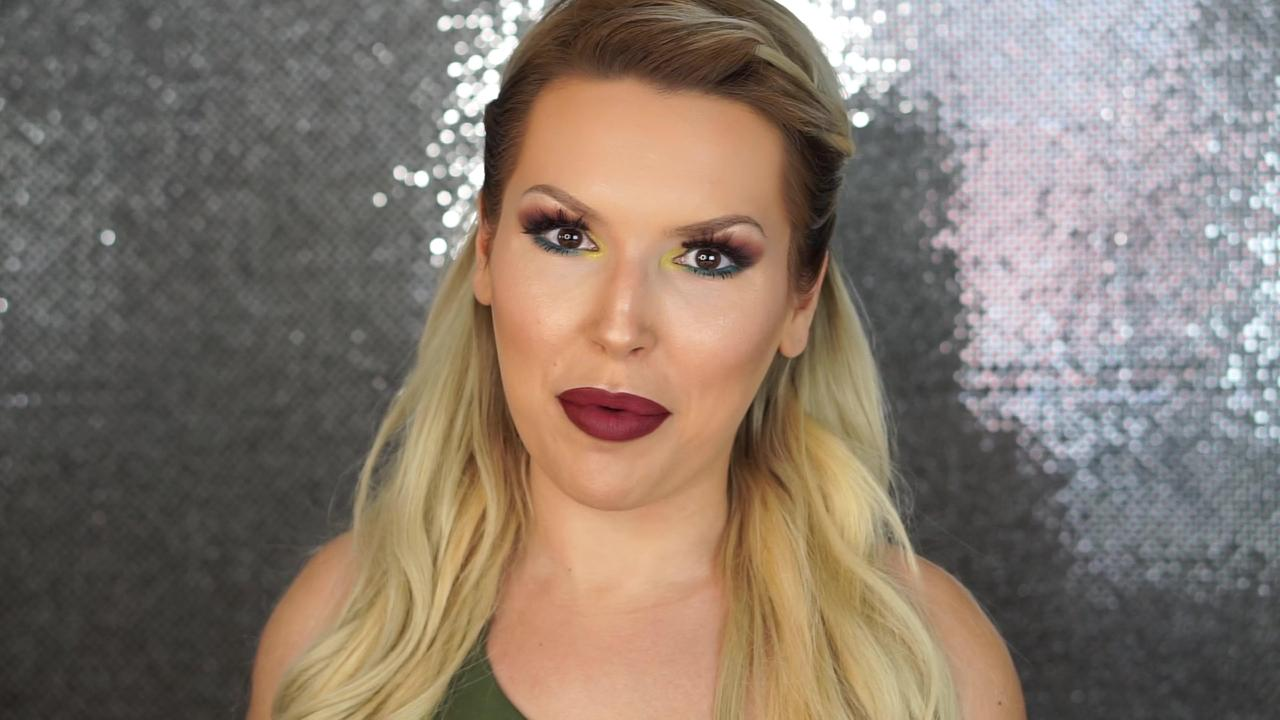
#> input picture 00000007.jpg, 1280 x 720 px, given in place of 00000001.jpg, which was not available
$ jupyter execute --allow-errors not_working_lip_detection.ipynb   (shell and % lines are left out)   (older library calls are emulated)   (text cells are left out)
#> lines starting #> are read from the running program, lines starting #| are printed output that depends on the picture; pictures that were not available may be replaced by others from this repository, and a replacement may not be noted
#> (a cell that did not finish here is left out)

[cell 2]
from google.colab import files

[cell 3]
files.upload()
#> the answer given: 00000007.jpg

[cell 4]
import os
os.getcwd()

[cell 5]
import os
os.environ['KAGGLE_CONFIG_DIR'] = '/content'

[cell 6]
from zipfile import ZipFile
import os

zip_file_path = os.path.join(os.getcwd(),'makeup-lips-segmentation-28k-samples.zip')
#> (the rest of this cell did not finish here and is left out)

[cell 7]
home_directory = os.path.join(os.getcwd(),'lip','set-lipstick-original')

current_train_directory_path = os.path.join(home_directory, '720p')
current_mask_directory_path = os.path.join(home_directory, 'mask')

dir_train_frame = os.path.join(os.getcwd(), 'lip','train_frames','train')
dir_train_mask  = os.path.join(os.getcwd(), 'lip','train_masks', 'train')
dir_val_frame   = os.path.join(os.getcwd(), 'lip','val_frames', 'val')
dir_val_mask    = os.path.join(os.getcwd(), 'lip','val_masks', 'val')

os.makedirs(dir_train_frame)
os.makedirs(dir_train_mask)
os.makedirs(dir_val_frame)
os.makedirs(dir_val_mask)

[cell 8]
import re
def rename_directory_content(path):
    for fname in os.listdir(path):
        new_name_l = re.split('(\d+)',fname)

        new_name = new_name_l[1] + new_name_l[2]
        old_path = os.path.join(path, fname)
        new_path = os.path.join(path, new_name)

        os.rename(old_path, new_path)

rename_directory_content(current_train_directory_path)
#> (the rest of this cell did not finish here and is left out)


[cell 9]
current_frame_name = [name.split('.')[0] for name in os.listdir(current_train_directory_path)]
#> (the rest of this cell did not finish here and is left out)

[cell 10]
import shutil
#> (the rest of this cell did not finish here and is left out)

[cell 11]
print(len(os.listdir(dir_train_frame)))
print(len(os.listdir(dir_train_mask)))
print(len(os.listdir(dir_val_frame)))
print(len(os.listdir(dir_val_mask)))

[cell 12]
shutil.rmtree(home_directory)

[cell 13]
import tensorflow as tf
print(tf.__version__)

from tensorflow.keras.preprocessing.image import ImageDataGenerator

dir_train_frame = os.path.join(os.getcwd(), 'lip','train_frames','train')
dir_train_mask  = os.path.join(os.getcwd(), 'lip','train_masks','train')
dir_val_frame   = os.path.join(os.getcwd(), 'lip','val_frames','val')
dir_val_mask    = os.path.join(os.getcwd(), 'lip','val_masks','val')

[cell 14]
import matplotlib.image as mpimg
import matplotlib.pyplot as plt
import cv2 as cv
import numpy as np


# [12 lines left out: functions adjust_gamma, differnce_of_gaussian_filter, not called in this run]


img_size = (512, 512)
num_classes = 3
batch_size = 30

class LipData(tf.keras.utils.Sequence):
    """Helper to iterate over the data (as Numpy arrays)."""

    def __init__(self, batch_size, img_size, input_img_paths, target_img_paths):
        self.batch_size = batch_size
        self.img_size = img_size
        self.input_img_paths = input_img_paths
        self.target_img_paths = target_img_paths

    def __len__(self):
        return len(self.target_img_paths) // self.batch_size

    # [22 lines left out: function __getitem__, not called in this run]

[cell 15]
train_frame_name = sorted(
    [
        os.path.join(dir_train_frame, fname)
        for fname in os.listdir(dir_train_frame)
    ]
)


train_label_name = sorted(
    [
        os.path.join(dir_train_mask, fname)
        for fname in os.listdir(dir_train_mask)
    ]
)

val_frame_name = sorted(
    [
        os.path.join(dir_val_frame, fname)
        for fname in os.listdir(dir_val_frame)
    ]
)


val_label_name = sorted(
    [
        os.path.join(dir_val_mask, fname)
        for fname in os.listdir(dir_val_mask)
    ]
)


train_gen = LipData(batch_size, img_size,
                     train_frame_name,
                     train_label_name)

val_gen = LipData(batch_size, img_size,
                   val_frame_name,
                   val_label_name)

[cell 16]
from tensorflow.keras.layers import Conv2D, MaxPooling2D, Conv2DTranspose, Dropout, Input, concatenate
from tensorflow.keras.models import Model

[cell 17]
def U_NetModel(input_shape):

    X_input = Input(input_shape)

    ######## Down-Sampling Part
    d1 = Conv2D(filters = 16, kernel_size = (3,3),
                name = "downsamping-1a", padding = "same",
                kernel_initializer= "he_normal", activation = "relu")(X_input)
    d1 = Dropout(0.1)(d1)
    d1 = Conv2D(filters = 16, kernel_size = (3,3),
                name = "downsampling-1b", padding = "same",
                kernel_initializer= "he_normal", activation = "relu")(d1)
    p1 = MaxPooling2D(pool_size= (2,2))(d1)


    d2 = Conv2D(filters = 32, kernel_size = (3,3),
                name = "downsamping-2a", padding = "same",
                kernel_initializer= "he_normal", activation = "relu")(p1)
    d2 = Dropout(0.1)(d2)
    d2 = Conv2D(filters = 32, kernel_size = (3,3),
                name = "downsampling-2b", padding = "same",
                kernel_initializer= "he_normal", activation = "relu")(d2)
    p2 = MaxPooling2D(pool_size= (2,2))(d2)


    d3 = Conv2D(filters = 64, kernel_size = (3,3),
                name = "downsamping-3a", padding = "same",
                kernel_initializer= "he_normal", activation = "relu")(p2)
    d3 = Dropout(0.1)(d3)
    d3 = Conv2D(filters = 64, kernel_size = (3,3),
                name = "downsampling-3b", padding = "same",
                kernel_initializer= "he_normal", activation = "relu")(d3)
    p3 = MaxPooling2D(pool_size= (2,2))(d3)


    d4 = Conv2D(filters = 128, kernel_size = (3,3),
                name = "downsamping-4a", padding = "same",
                kernel_initializer= "he_normal", activation = "relu")(p3)
    d4 = Dropout(0.1)(d4)
    d4 = Conv2D(filters = 128, kernel_size = (3,3),
                name = "downsampling-4b", padding = "same",
                kernel_initializer= "he_normal", activation = "relu")(d4)
    p4 = MaxPooling2D(pool_size= (2,2))(d4)


    d5 = Conv2D(filters = 256, kernel_size = (3,3),
                name = "downsamping-5a", padding = "same",
                kernel_initializer= "he_normal", activation = "relu")(p4)
    d5 = Dropout(0.1)(d5)
    d5 = Conv2D(filters = 256, kernel_size = (3,3),
                name = "downsampling-5b", padding = "same",
                kernel_initializer= "he_normal", activation = "relu")(d5)
    d5 = Dropout(0.1)(d5)
    d5 = Conv2D(filters = 256, kernel_size = (3,3),
                name = "downsampling-5c", padding = "same",
                kernel_initializer= "he_normal", activation = "relu")(d5)


    u6 = Conv2DTranspose(filters = 128, kernel_size = (2,2),
                         strides = (2,2), padding = "same",
                         name = "upsampling-6a")(d5)
    u6 = concatenate([u6, d4])
    c6 = Conv2D(filters = 128, kernel_size = (2,2),
                activation = "relu", padding = 'same',
                kernel_initializer = 'he_normal', name = "upsampling-6b")(u6)
    c6 = Dropout(0.2)(c6)
    c6 = Conv2D(filters = 128, kernel_size = (2,2),
                activation = "relu", padding = 'same',
                kernel_initializer = 'he_normal', name = "upsampling-6c")(c6)


    u7 = Conv2DTranspose(filters = 64, kernel_size = (2,2),
                         strides = (2,2), padding = "same",
                         name = "upsampling-7a")(c6)
    u7 = concatenate([u7, d3])
    c7 = Conv2D(filters = 64, kernel_size = (2,2),
                activation = "relu", padding = 'same',
                kernel_initializer = 'he_normal', name = "upsampling-7b")(u7)
    c7 = Dropout(0.2)(c7)
    c7 = Conv2D(filters = 64, kernel_size = (2,2),
                activation = "relu", padding = 'same',
                kernel_initializer = 'he_normal', name = "upsampling-7c")(c7)


    u8 = Conv2DTranspose(filters = 32, kernel_size = (2,2),
                         strides = (2,2), padding = "same",
                         name = "upsampling-8a")(c7)
    u8 = concatenate([u8, d2])
    c8 = Conv2D(filters = 32, kernel_size = (2,2),
                activation = "relu", padding = 'same',
                kernel_initializer = 'he_normal', name = "upsampling-8b")(u8)
    c8 = Dropout(0.2)(c8)
    c8 = Conv2D(filters = 32, kernel_size = (2,2),
                activation = "relu", padding = 'same',
                kernel_initializer = 'he_normal', name = "upsampling-8c")(c8)


    u9 = Conv2DTranspose(filters = 16, kernel_size = (2,2),
                         strides = (2,2), padding = "same",
                         name = "upsampling-9a")(c8)
    u9 = concatenate([u9, d1])
    c9 = Conv2D(filters = 16, kernel_size = (2,2),
                activation = "relu", padding = 'same',
                kernel_initializer = 'he_normal', name = "upsampling-9b")(u9)
    c9 = Dropout(0.2)(c9)
    c9 = Conv2D(filters = 16, kernel_size = (2,2),
                activation = "relu", padding = 'same',
                kernel_initializer = 'he_normal', name = "upsampling-9c")(c9)


    output = Conv2D(filters = 1, kernel_size = (1,1), name = "output", activation = "sigmoid")(c9)

    model = Model(inputs = [X_input], outputs = [output], name = "U_NET_MODEL")

    return model

[cell 18]
# Free up RAM in case the model definition cells were run multiple times
tf.keras.backend.clear_session()
#> (this line was passed over: tensorflow is not available in this run)


#> (the rest of this cell did not finish here and is left out)

model.summary()

[cell 19]
import keras.backend as K
def castF(x):
    return K.cast(x, K.floatx())

def castB(x):
    return K.cast(x, bool)

# [44 lines left out: functions iou_loss_core, competitionMetric2, not called in this run]

#> (a cell that did not finish here is left out)

[cell 21]
checkpoint_path = os.path.join(os.getcwd(), 'weights','cp.ckpt')
checkpoint_dir = os.path.dirname(checkpoint_path)
#os.mkdir(checkpoint_dir)

#> (the rest of this cell did not finish here and is left out)

[cell 22]
predict_dir = os.path.join(os.getcwd(), 'predict')
os.mkdir(predict_dir)

[cell 23]
def predict_segmentation(input_img):
    latest = tf.train.latest_checkpoint(checkpoint_dir)
    model.load_weights(latest)
    fig, ax = plt.subplots(2, figsize  = (10, 6))
    img_train = mpimg.imread(input_img)
    img = adjust_gamma(img_train)
    img = differnce_of_gaussian_filter(img)
    img_train = cv.resize(img_train, (512,512))
    img = cv.resize(img, (512,512))
    plt.imsave(os.path.join(predict_dir, 'img-1.jpg'), img_train)
    ax[0].imshow(img_train)
    img_train = img_train / 255.

    img_train = np.expand_dims(img, 0)
    predict = model.predict(img_train, verbose = 1)
    prt = (predict > 0.4).astype(np.uint8)
    plt.imsave(os.path.join(predict_dir,'mask-1.jpg'), np.squeeze(prt), cmap = 'gray')
    ax[1].imshow(np.squeeze(prt), cmap = 'gray')
    plt.show()

[cell 24]
predict_segmentation(os.path.join(dir_train_frame, '00000001.jpg'))
#> (the call stopped at in predict_segmentation, `latest = tf.train.latest_checkpoint(checkpoint_dir)`: tensorflow is not available in this run)

[cell 25]
import pandas as pd

#> (the rest of this cell did not finish here and is left out)

#> (a cell that did not finish here is left out)

[cell 27]
from skimage.feature import hog
from skimage import exposure
image = mpimg.imread(os.path.join(dir_train_frame, '00000001.jpg'))
#> image is the input picture: shape (720, 1280, 3); mean R, G, B 134.2, 120.5, 109
image = cv.resize(image, (512,512))
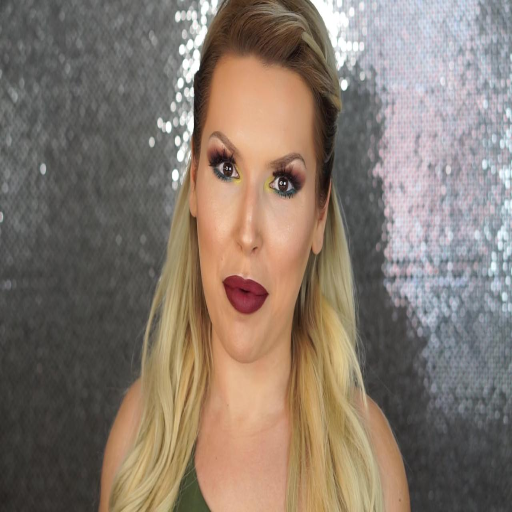
#> image: shape (512, 512, 3); mean R, G, B 134.1, 120.4, 108.9

image = image


fd, hog_image = hog(image, orientations=9, pixels_per_cell=(8, 8),
                    cells_per_block=(2, 2), visualize=True, multichannel=True)
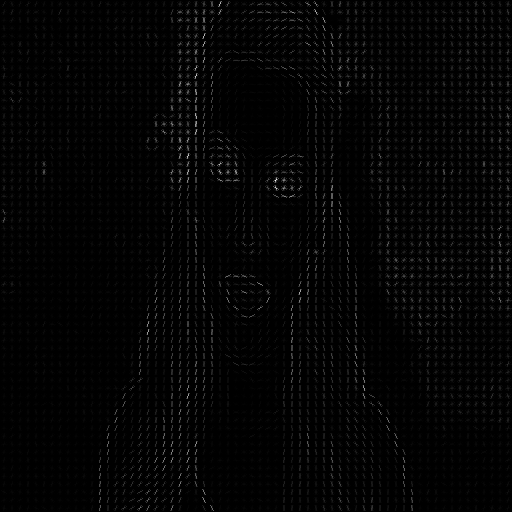
#> hog_image: shape (512, 512) float64; min 0, max 70.95, mean 1.3; drawn with min black and max white

fig, (ax1, ax2) = plt.subplots(1, 2, figsize=(8, 4), sharex=True, sharey=True)

ax1.axis('off')
ax1.imshow(image, cmap=plt.cm.gray)
ax1.set_title('Input image')

# Rescale histogram for better display
hog_image_rescaled = exposure.rescale_intensity(hog_image, in_range=(0, 10))
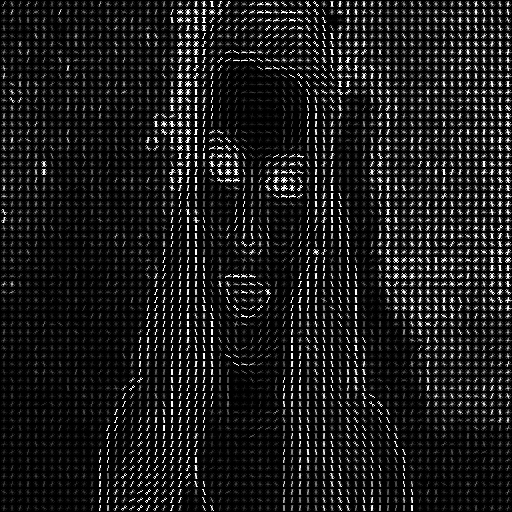
#> hog_image_rescaled: shape (512, 512) float64; min 0, max 1, mean 0.107

print(image.shape)
#| (512, 512, 3)
print(hog_image_rescaled.shape)
#| (512, 512)

ax2.axis('off')
ax2.imshow(hog_image_rescaled, cmap=plt.cm.gray)
ax2.set_title('Histogram of Oriented Gradients')
plt.show()
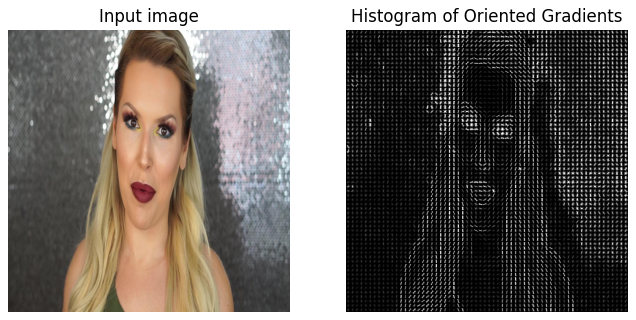
#> figure drawn by matplotlib, 2 panels

[cell 28]
def adjust_gamma(image, gamma = 0.2):
#> called with gamma = 0.2
    table = np.array([
                    ((i / 255.0) ** gamma) * 255 for i in np.arange(0,256)
                    ]).astype('uint8')

    return cv.LUT(image, table)
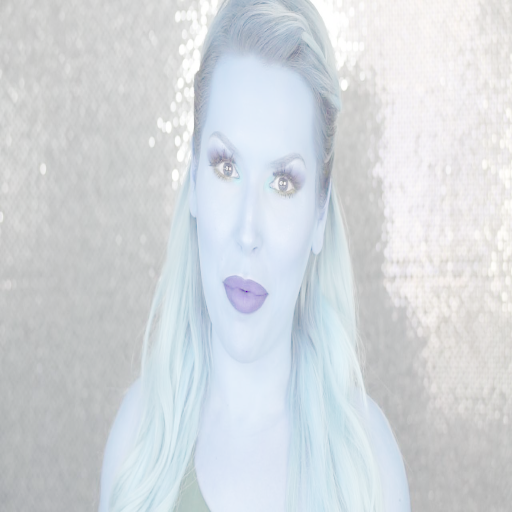
#> returned value: shape (512, 512, 3); mean of channels 0, 1, 2 220.3, 215.9, 211.1; drawn as B, G, R

def differnce_of_gaussian_filter(img, kernel_1 = (3,3), kernel_2 = (5,5), sigmoid_1 = 1.0, sigmoid_2 = 2.0):
#> called with kernel_1 = (3, 3), kernel_2 = (5, 5), sigmoid_1 = 1, sigmoid_2 = 2
    low_sigma = cv.GaussianBlur(img, kernel_1, sigmoid_1)
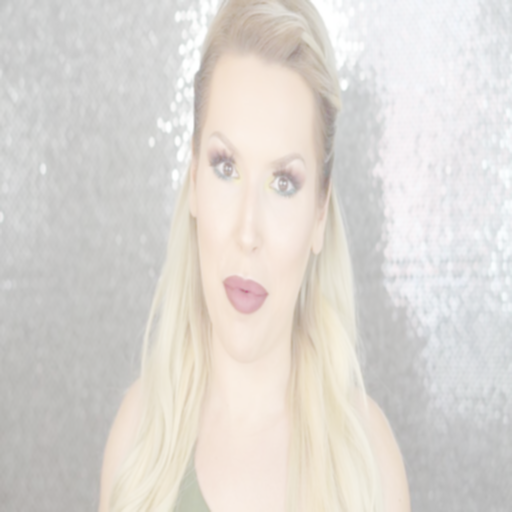
#> low_sigma: shape (512, 512, 3); mean R, G, B 220.3, 215.9, 211.1
    high_sigma = cv.GaussianBlur(img, kernel_2, sigmoid_2)

    return low_sigma - high_sigma
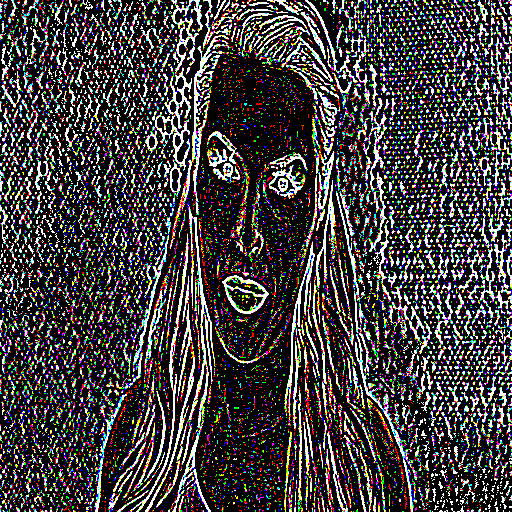
#> returned value: shape (512, 512, 3); mean of channels 0, 1, 2 61.7, 62.7, 65.6; drawn as B, G, R

img = adjust_gamma(image)
img = differnce_of_gaussian_filter(img)
img = img / 255.0
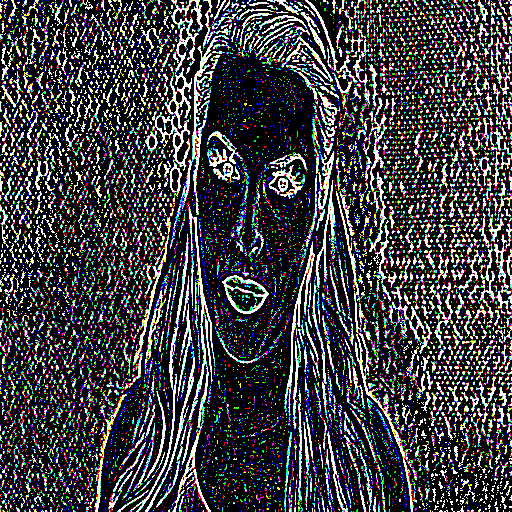
#> img: shape (512, 512, 3) float64; mean R, G, B 0.242, 0.246, 0.257
plt.imshow(img)
print(img.shape)
#| (512, 512, 3)
print(type(image))
#| <class 'numpy.ndarray'>
